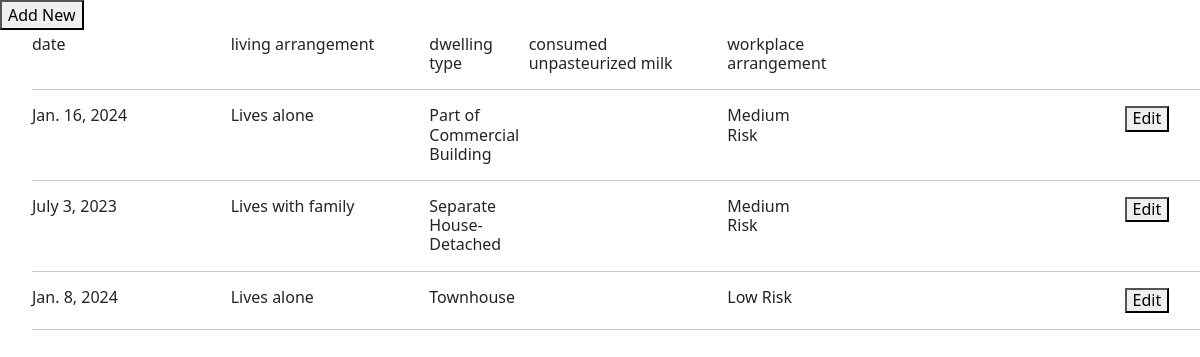
Screenshot of /client/social_assessment_list/1/ with the database file from the repository.
### tb_app/models.py (models this page shows)
class Social_Assessment(TSIS2BaseModel):
    client = models.ForeignKey("client", blank=False, null=False, on_delete=models.PROTECT)
    date = models.DateField(blank=False, null=False)
    living_arrangement = models.CharField(choices=LIVING, blank=True, null=True,   max_length=255)
    history_of_homelessness = models.CharField(choices=YES_NO, blank=True, null=True,   max_length=255)
    history_of_incarceration = models.CharField(choices=YES_NO, blank=True, null=True,   max_length=255)
    dwelling_type = models.CharField(choices=DWELLING,blank=True, null=True,   max_length=255)
    workplace_arrangement = models.CharField(choices=WORKPLACE,blank=True, null=True,   max_length=255)
    consumed_unpastuerized_milk = models.CharField(choices=YES_NO, blank=True, null=True,   max_length=255)

### tb_app/views.py (the view)
# urls.py: path('social_assessment_list/<int:client_id>/', social_assessment_list, name='social_assessment_list'),
def social_assessment_list(request, client_id):
    client = get_object_or_404(Client, pk=client_id)
    social_assessment = Social_Assessment.objects.filter(client_id=client_id)
    return render(request, 'social_assessment_list.html', {'social_assessment': social_assessment, 'client_id': client_id})

### tb_app/base_model.py (called while the page is built)
    def get_queryset(self):
        if self.include_deleted:
            return TSIS2BaseQuerySet(self.model)
        return TSIS2BaseQuerySet(self.model).filter(deleted_at=None)

### tb_app/templates/social_assessment_list.html (shortened to what this page needs)
{% load widget_tweaks %}
{% load bootstrap5 %}
{% bootstrap_css %}
{% load crispy_forms_tags %}
</head>
{% block content %}
<div class="col-md-4">  <button onclick="popup2({{ client.id }})">Add New</button>  </div>
<ul>
  <b><div class="row h6">
    <div class="col-md-2">  date  </div>
    <div class="col-md-2">    living arrangement </div>
    <div class="col-md-1">  dwelling type </div>
    <div class="col-md-2">  consumed unpasteurized milk </div>
    <div class="col-md-1">    workplace arrangement</div>
    <div class="col-md-1">   </div>
    <div class="col-md-2"> </div>
    <div class="col-md-1">     	 </div>
  </div> </b>
<hr>
{% for sa in social_assessment %}
<div class="row h6">
    <div class="col-md-2">  {{ sa.date }}</div>
    <div class="col-md-2">  {{ sa.living_arrangement }}</div>
    <div class="col-md-1">  {{ sa.dwelling_type}}</div>
    <div class="col-md-2"> {{ sa.food_and_nutrition_summary}} </div>
    <div class="col-md-1">  {{ sa.workplace_arrangement }} </div>
    <div class="col-md-1">  </div>
    <div class="col-md-2">   </div>
     <div class="col-md-1"> <button onclick="popup({{ sa.id }})">Edit</button>  </div>
  </div>
  <hr>
{% empty %}
<p style="font-size:12px; "> No data found - Click <b>'Add New'</b> to create new record </p>
{% endfor %}
</ul>
{% endblock %}

### tb_app/templates/social_assessment_list.html (style rules this page uses)
.row { margin-bottom: 5px; margin-top: 5px; }

### rows the page displays
Social_Assessment: date "Jan. 16, 2024", living_arrangement "Lives alone", dwelling_type "Part of Commercial Building", workplace_arrangement "Medium Risk"
Social_Assessment: date "July 3, 2023", living_arrangement "Lives with family", dwelling_type "Separate House-Detached", workplace_arrangement "Medium Risk"
Social_Assessment: date "Jan. 8, 2024", living_arrangement "Lives alone", dwelling_type "Townhouse", workplace_arrangement "Low Risk"
